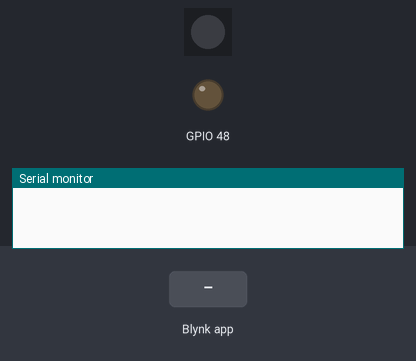
Bench run of a program on a simulated ESP32-S3. Shown: 1 RGB LEDs in strip order, left to right, output pins drawn as LEDs (lit = HIGH), the last lines printed to the serial monitor. The test bench sets the inputs (shaded band). Dim RGB values are drawn brighter than linear; WiFi joins after 1.5 s; servers stay silent unless stated.

Above: at 3.0 s.
3.1 s: Blynk app writes 1 to V0
At 4.2 s:
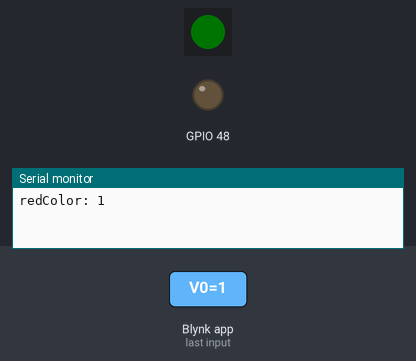
4.6 s: Blynk app writes 1 to V1
At 5.3 s:
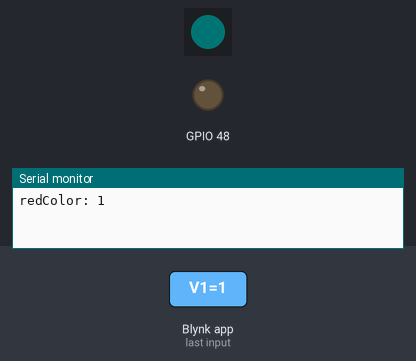
6.1 s: Blynk app writes 0 to V0
At 6.4 s:
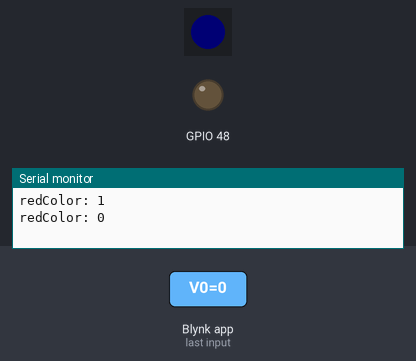
7.6 s: Blynk app writes 1 to V2
At 8.8 s:
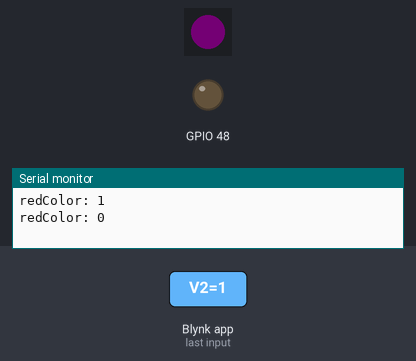
9.1 s: Blynk app writes 0 to V1
At 10.0 s:
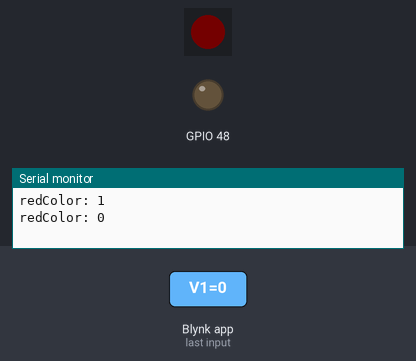
10.6 s: Blynk app writes 1 to V0
At 11.1 s:
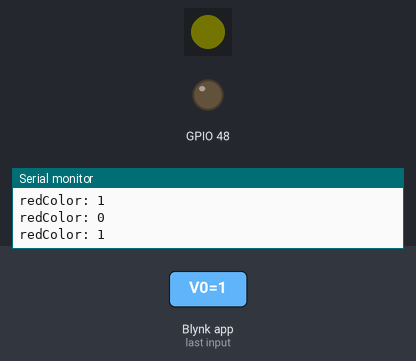
Timing chart, 0 to 13.1 s (numbered marks = the images above; inputs shaded):
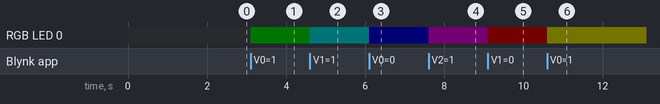

The program:

main.cpp
```cpp
/*************************************************************

  This is a simple demo of sending and receiving some data.
  Be sure to check out other examples!
 *************************************************************/

// Template ID, Device Name and Auth Token are provided by the Blynk.Cloud
// See the Device Info tab, or Template settings
#define BLYNK_TEMPLATE_ID "TMPL23leVet9"
#define BLYNK_DEVICE_NAME "RGBtester"
#define BLYNK_AUTH_TOKEN "PxCrU9Wc-H2b8qcYOKjdwEvIcZeJ_Unk"

// Your WiFi credentials.
// Set password to "" for open networks.
char ssid[] = "Student";
char pass[] = "Kristiania1914";

// Comment this out to disable prints and save space
#define BLYNK_PRINT Serial

#include <Wire.h>
#include <WiFi.h>
#include <WiFiClient.h>
#include <BlynkSimpleEsp32.h>
#include <Adafruit_DotStar.h>

#define DATAPIN    33
#define CLOCKPIN   21
Adafruit_DotStar strip(1, DATAPIN, CLOCKPIN, DOTSTAR_BRG);

char auth[] = BLYNK_AUTH_TOKEN;

int redColor = 0;
int greenColor = 0;
int blueColor = 0;

BlynkTimer timer;

void updateColor()
{
  strip.setPixelColor(0, blueColor, redColor, greenColor);
  strip.show();
}
// This function is called every time the Virtual Pin 0 state changes
BLYNK_WRITE(V0)
{
  redColor = param.asInt();
  Serial.print("redColor: ");
  Serial.println(redColor);
  updateColor();
}
BLYNK_WRITE(V1)
{
  greenColor = param.asInt();
  updateColor();
}
BLYNK_WRITE(V2)
{
  blueColor = param.asInt();
  updateColor();
}

// This function is called every time the device is connected to the Blynk.Cloud
BLYNK_CONNECTED()
{
  // Change Web Link Button message to "Congratulations!"
  Blynk.setProperty(V3, "offImageUrl", "https://static-image.nyc3.cdn.digitaloceanspaces.com/general/fte/congratulations.png");
  Blynk.setProperty(V3, "onImageUrl",  "https://static-image.nyc3.cdn.digitaloceanspaces.com/general/fte/congratulations_pressed.png");
  Blynk.setProperty(V3, "url", "https://docs.blynk.io/en/getting-started/what-do-i-need-to-blynk/how-quickstart-device-was-made");
}

// This function sends Arduino's uptime every second to Virtual Pin 2.
void myTimerEvent()
{
  // You can send any value at any time.
  // Please don't send more that 10 values per second.
  Blynk.virtualWrite(V2, millis() / 1000);
}

void setup()
{
  // Debug console
  Serial.begin(115200);

  strip.begin(); // Initialize pins for output
  strip.show();  // Turn all LEDs off ASAP

  Blynk.begin(auth, ssid, pass);
  // You can also specify server:
  //Blynk.begin(auth, ssid, pass, "blynk.cloud", 80);
  //Blynk.begin(auth, ssid, pass, IPAddress(192,168,1,100), 8080);

  // Setup a function to be called every second
  timer.setInterval(1000L, myTimerEvent);
  pinMode(LED_BUILTIN, OUTPUT);
}

void loop()
{
  Blynk.run();
  timer.run();
  // You can inject your own code or combine it with other sketches.
  // Check other examples on how to communicate with Blynk. Remember
  // to avoid delay() function!
}
```

Measured:
- after the input at 3.1 s, RGB LED 0: off → RGB(0, 1, 0) at once
- after the input at 4.6 s, RGB LED 0: RGB(0, 1, 0) → RGB(0, 1, 1) at once
- after the input at 6.1 s, RGB LED 0: RGB(0, 1, 1) → RGB(0, 0, 1) at once
- after the input at 7.6 s, RGB LED 0: RGB(0, 0, 1) → RGB(1, 0, 1) at once
- after the input at 9.1 s, RGB LED 0: RGB(1, 0, 1) → RGB(1, 0, 0) at once
- after the input at 10.6 s, RGB LED 0: RGB(1, 0, 0) → RGB(1, 1, 0) at once
